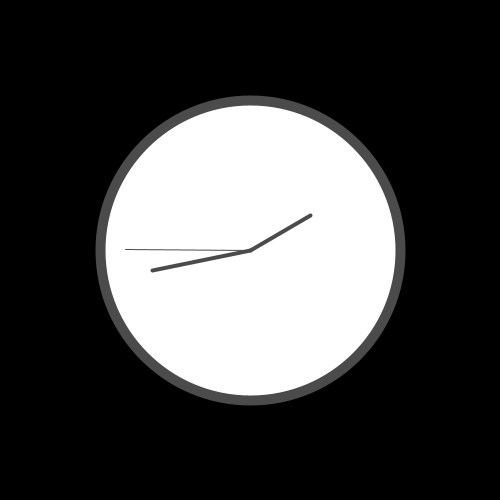
Frame 1 (no input)
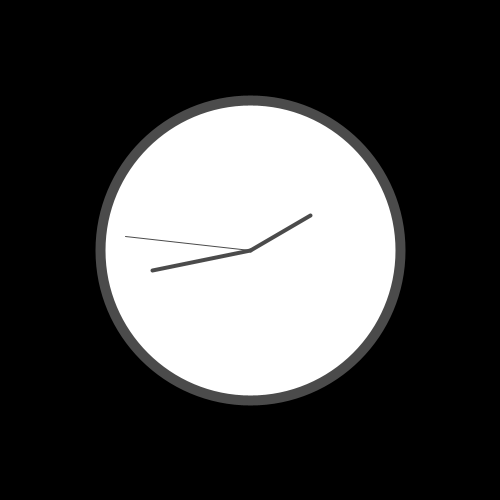
Frame 60 (the mouse pressed at the canvas centre just before this capture)
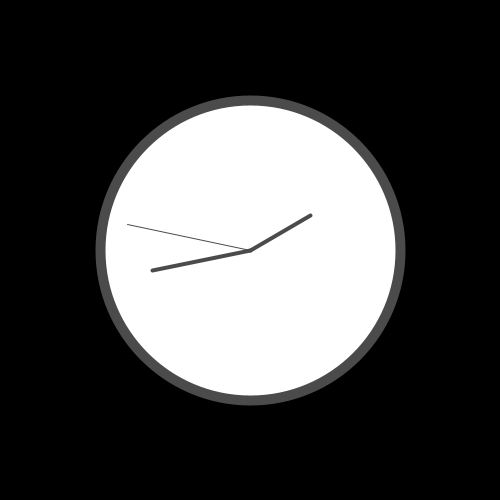
Frame 120 (the mouse held since frame 60 and released just before this capture)

The Processing sketch that drew these frames (run headless with seeded random() and noise(); from frame 60 on, the mouse is pressed at the canvas centre):

// Processing sketch: processing_169825
// ── processing_169825.pde

void setup() {
  size(500, 500);
  smooth();
}

void draw() {
  background(0);
 
  translate(width / 2, height / 2);
  
  // ellipse der uhr

  strokeWeight(10);
  stroke(75);
  ellipse(0, 0, 300, 300);
  
  
  // seconds
  strokeWeight(1);
  float sekunden = 360 / 60 * second();
  pushMatrix();
  rotate(radians(sekunden));
  line(0, 0, 0, -125);
  popMatrix();
  
  // minutes
  strokeWeight(4);
  float mminuten = 360 / 60 * minute();
  pushMatrix();
  rotate(radians(mminuten));
  line(0, 0, 0, -100);
  popMatrix();
  
  // hours
  strokeWeight(4);
  float stunde = 360 / 12 * hour();
  pushMatrix();
  rotate(radians(stunde));
  line(0, 0, 0, -70);
  popMatrix();
}
